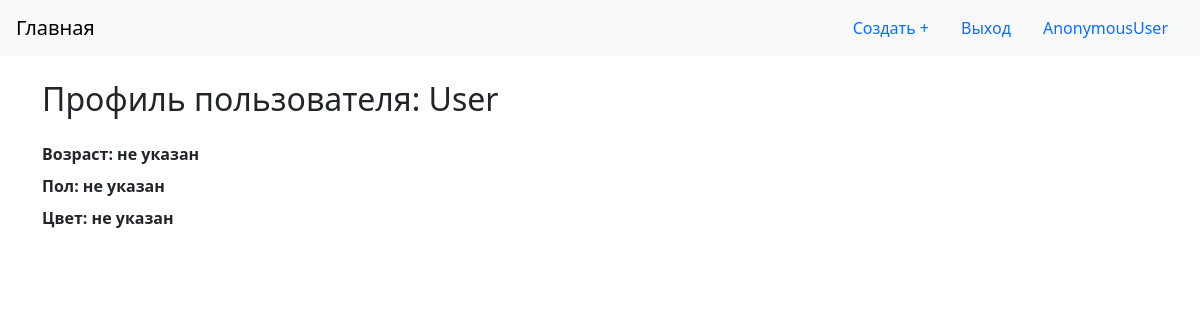
/profile/User/, run on an earlier commit of the app's database.
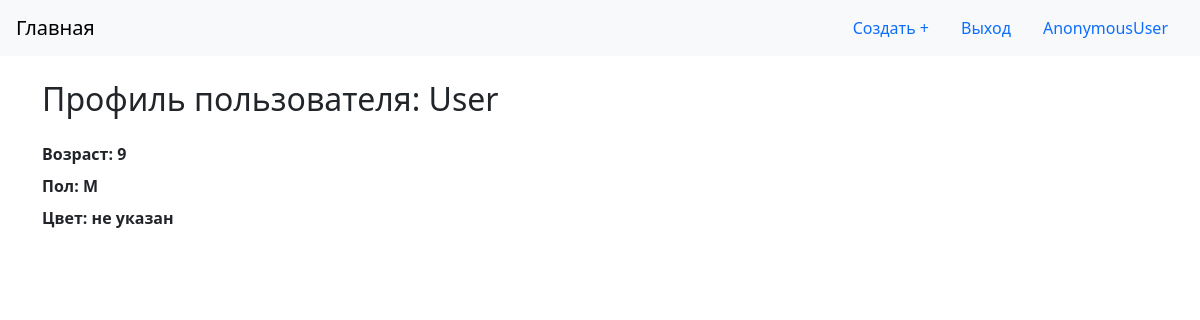
And on a later commit of the database.
### people/models.py (models this page shows, shortened)
class Profile(models.Model):
    user = models.OneToOneField(User, on_delete=models.CASCADE)
    age = models.IntegerField(blank=True, null=True)
    GENDER_CHOICES = [
        ('M', 'М'),
        ('Ж', 'Ж'),
    ]
    Belie_Chorniy = [
        ("Ч", "Ч"),
        ("Б", "Б"),
    ]
    gender = models.CharField(max_length=1, choices=GENDER_CHOICES, blank=True, null=True)
    Beli_ili_chorniy = models.CharField(max_length=1, choices=Belie_Chorniy, blank=True, null=True)

### people/views.py (the view)
# urls.py: path('profile/', include('people.urls', namespace='people')),
def profile(request, username):
    user = User.objects.get(username=username)
    user_profile, created = Profile.objects.get_or_create(user=user)
    return render(request, 'people/profile.html', {'user': user, 'user_profile': user_profile})

### templates/people/profile.html (shortened to what this page needs)
{% extends "base.html" %}
{% block content %}
<div class="container mt-4">
  <h2 class="mt-4 mb-4">Профиль пользователя: {{ user.username }}</h2>
  {% if user_profile.age %}
    <strong>
    <p class="mb-2">Возраст: {{ user_profile.age }}</p>
    </strong>
  {% else %}
    <strong>
    <p class="mb-2">Возраст: не указан</p>
    </strong>
  {% endif %}
  {% if user_profile.gender %}
  <strong>
  <p class="mb-2">Пол: {{ user_profile.gender }}</p>
  </strong>
{% else %}
  <strong>
  <p class="mb-2">Пол: не указан</p>
  </strong>
{% endif %}
{% if user_profile.Beli_ili_chorniy %}
  <strong>
  <p class="mb-2">Цвет: {{ user_profile.Beli_ili_chorniy }}</p>
  </strong>
{% else %}
  <strong>
  <p class="mb-2">Цвет: не указан</p>
  </strong>
{% endif %}
</div>
{% endblock %}

What changed in the data, as far as the page shows it:
now on this page (row edited): Profile: age "9", gender "M"
changed Profile: age empty → 9 (drawn); gender empty → "M" (drawn)
Also different on the page:
text no longer shown: "Возраст: не указан Пол: не указан"
text now shown: "Возраст: Пол:"
